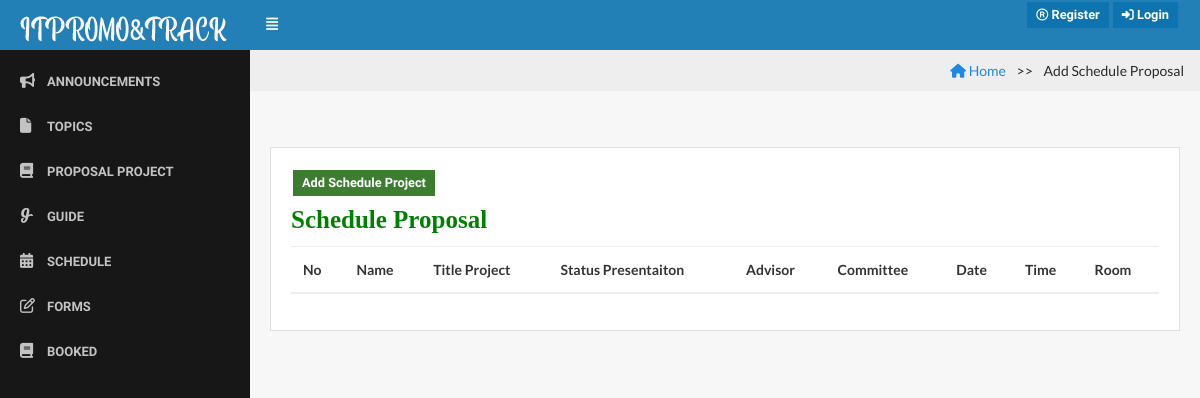
The app's page /index.php?page=add_schedule_project, older data.
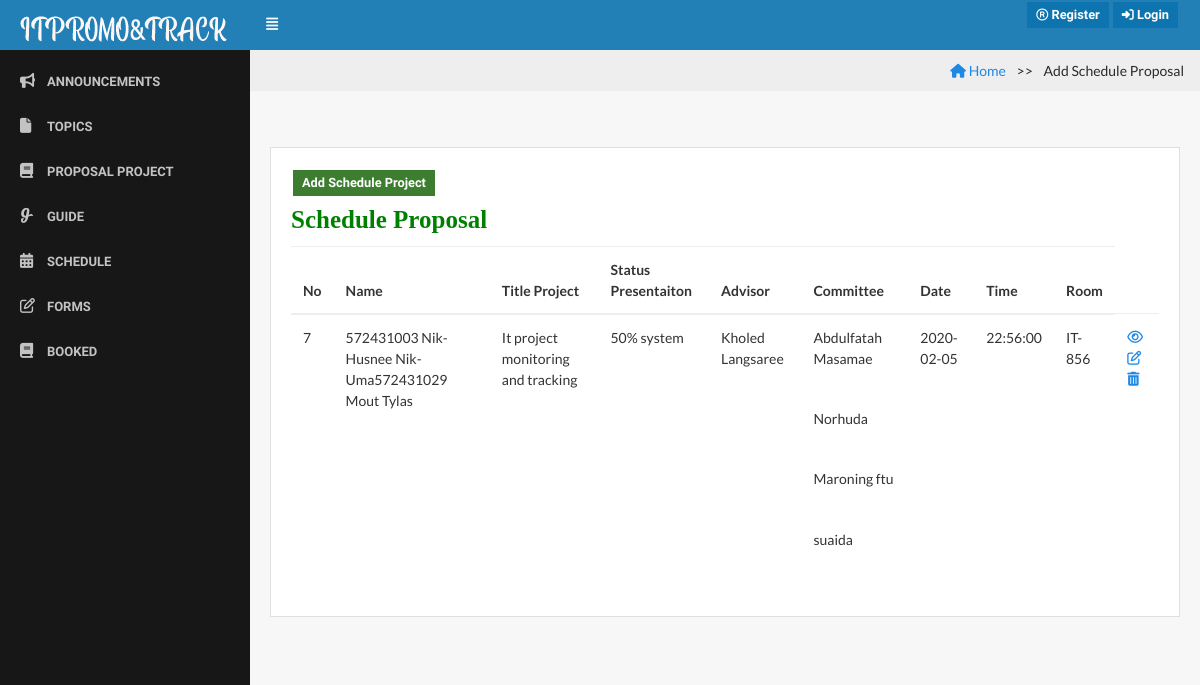
The same page, newer data.
### tables this page shows
CREATE TABLE `schedule` (
  `schedule_id` int(11) NOT NULL,
  `schedule_topic` varchar(255) NOT NULL,
  `schedule_type` enum('1','2') NOT NULL COMMENT '1=Proposal,2=Project',
  `schedule_room` varchar(10) NOT NULL,
  `schedule_time` time NOT NULL,
  `schedule_date` date NOT NULL,
  `schedule_status` varchar(255) NOT NULL,
  `writer` int(20) NOT NULL,
  `group_id` int(20) NOT NULL
);

CREATE TABLE `advisergroup` (
  `advisergroup_id` int(11) NOT NULL,
  `advisergroup_topic` varchar(255) DEFAULT NULL,
  `advisergroup_status` enum('0','Waiting','Approve') NOT NULL DEFAULT 'Waiting',
  `member_id` int(11) NOT NULL,
  `group_id` int(11) NOT NULL,
  `admin_id` varchar(20) NOT NULL
);

CREATE TABLE `member` (
  `member_id` int(11) NOT NULL,
  `member_idcard` int(30) NOT NULL,
  `member_username` varchar(255) NOT NULL,
  `member_fullname` varchar(255) NOT NULL,
  `member_password` varchar(255) NOT NULL,
  `member_pos` enum('Lecturer','Student','Officer') NOT NULL COMMENT '1=Lecturer, 3=Student, 4=Officer',
  `member_phone` varchar(255) NOT NULL,
  `member_email` varchar(255) NOT NULL,
  `member_gender` enum('Male','Female') NOT NULL COMMENT 'm=Male, f=female',
  `admin_id` int(20) NOT NULL COMMENT 'Foreign Key to tb_admin',
  `group_id` int(20) DEFAULT NULL
);

CREATE TABLE `committeegroup` (
  `committeegroup_id` int(11) NOT NULL,
  `member_id` int(11) NOT NULL,
  `group_id` int(11) NOT NULL,
  `status_presentation` enum('','Pass','No') NOT NULL,
  `comment` varchar(5000) NOT NULL,
  `status_project` enum('','Pass','No') NOT NULL,
  `comment_project` varchar(255) NOT NULL
);

### admin/add_schedule_project.php (the view, shortened to what the changed rows need)
<!DOCTYPE html>
<html>
<head>
  <div class="content">
    <div class="row">
      <div class="col-lg-12">
        <div class="card">
          <div class="card-block">
                            <?php
                include '../menu/connect.php';
                ?>
            <?php
        $sql = "SELECT schedule.*, partnergroup.group_id,partnergroup.group_number,member.member_fullname,schedule.writer,schedule.group_id,advisergroup.group_id,advisergroup.advisergroup_topic FROM schedule
                     LEFT JOIN advisergroup ON schedule.group_id = advisergroup.advisergroup_id
                   LEFT JOIN partnergroup ON schedule.group_id = partnergroup.group_id
                        LEFT JOIN member ON schedule.writer = member.member_id
                      WHERE   schedule.schedule_type ='2'
                        ORDER BY schedule.schedule_id";
        ?>
            <table class="display datatable table table-stripped" cellspacing="0" width="100%">
              <thead>
                <tr>
                  <th>No</th>
                  <th>Name</th>
                  <th>Title Project</th>
                  <th>Status Presentaiton</th>
                  <th>Advisor</th>
                  <th>Committee</th>
                  <th>Date</th>
                  <th>Time</th>
                  <th>Room</th>
                </tr>
              </thead>
              <?php
     if($result = $db->query($sql)){
             while($objResult = $result->fetch_object()){
            ?>
              <tbody>
                <tr>
                  <td class="text-left"><?php echo $objResult->schedule_id; ?></td>
                  <td class="text-left"><?php echo get_member_list1($objResult->group_id); ?></td>
                  <td class="text-left"><?php echo $objResult->advisergroup_topic; ?></td>
                  <td class="text-left"><?php echo $objResult->schedule_status ?></td>
                  <td class="text-left"><?php echo get_advisor($objResult->group_id); ?></td>
                  <td class="text-left"><?php echo get_committee($objResult->group_id); ?></td>
                  <td class="text-left"><?php echo $objResult->schedule_date ?></td>
                  <td class="text-left"><?php echo $objResult->schedule_time; ?></td>
                  <td class="text-left"><?php echo $objResult->schedule_room ?></td>
                  <td>
                    <a href="delete/check_delete.php?id=<?php echo $objResult->topic_id;?>" title="Confirm"
                      onclick="return confirm('<?php echo $objResult->topic_topic;?>')"> <i class="fa fa-eye"
                        aria-hidden="true"></i></a>
                    <a href="delete/check_delete.php?id=<?php echo$objResult->topic_id;?>" title="Confirm"
                      onclick="return confirm('<?php echo  $objResult->topic_topic;?>')"> <i class="fa fa-edit"
                        aria-hidden="true"></i>
                      <a href="delete/check_delete.php?id=<?php echo $objResult->topic_id;?>" title="Confirm"
                        onclick="return confirm('<?php echo $objResult->topic_topic;?>')"> <i class="fa fa-trash"
                          aria-hidden="true"></i>
                  </td>
                </tr>
                <?php
                 }
               }
                   ?>
              </tbody>
            </table>
          </div>
        </div>
      </div>
    </div>
  </div>
  </body>
</html>

### index.php (shortened to what the changed rows need)
<?php
require 'menu/connect.php';
include('menu/function.php');
?>
<!DOCTYPE HTML>
<html>
<head>
  <link rel="stylesheet" href="lib/css/jquery.dataTables.min.css">
  <link rel="stylesheet" href="assets/css/bootstrap.css">
  <link rel="stylesheet" href="assets/css/core.css">
  <link rel="stylesheet" href="assets/css/components.css">
  <link rel="stylesheet" href="assets/icons/fontawesome/styles.min.css">
  <link rel="stylesheet" href="lib/css/chartist.min.css">
</head>
<body>
  <nav class="navbar navbar-toggleable-md">
    <a class="navbar-brand logo" href="?page=homepage">
      <img src="assets/img/logo.png" >
    </a>
  </nav>
  <div class="page-container">
    <div class="page-content">
      <div class="content-wrapper">
        <?php include('page_link.php'); ?>
</body>
</html>

### menu/function.php (shortened to what the changed rows need)
<?php
function get_advisor($group_id){
require 'connect.php';
$sql = "SELECT advisergroup.member_id, member.member_fullname,advisergroup.advisergroup_topic FROM advisergroup
LEFT JOIN member ON advisergroup.member_id = member.member_id
					WHERE advisergroup.group_id = '$group_id' AND advisergroup.advisergroup_status = 'Approve'";
	if($rs = $db->query($sql)){
		if($row = $rs->fetch_object()){
			return $row->member_fullname;
		}
	}else{
		echo $db->error;
		$db->close();
	}
}
function get_committee($group_id){
require 'connect.php';
	$rows = "";
	$sql = "SELECT committeegroup.committeegroup_id, member.member_fullname FROM committeegroup
					LEFT JOIN member ON committeegroup.member_id = member.member_id
					WHERE committeegroup.group_id = '$group_id'";
	if($rs = $db->query($sql)){
		while($row = $rs->fetch_object()){
			$rows .= "<p>".$row->member_fullname." <a href='admin/sql_removecommittee.php?id=".$row->committeegroup_id."' title='Remove this committee' onclick='return confirm_removecommittee()' class='btn btn-link btn-xs'><i class='glyphicon glyphicon-remove'></i></a></p>";
		}
		return $rows;
	}else{
		echo $db->error;
		$db->close();
	}
}
function get_member_list1($group_id){
	$rows = "";
require 'connect.php';
  $sql = "SELECT member_fullname, member_idcard FROM member WHERE group_id = '$group_id'";
	if($rs = $db->query($sql)){
		if($rs->num_rows > 0){
			while($row = $rs->fetch_object()){
        $rows .= "".$row->member_idcard." ".$row->member_fullname."";
			}
		}else{
		}
		return $rows;
	}else{
		echo $db->error;
		$db->close();
	}
}
?>

Row changes from the older to the newer data that the page shows:
added schedule: schedule_id "7", group_id "572431003 Nik-Husnee Nik-Uma572431029 Mout Tylas", advisergroup.advisergroup_topic "It project monitoring and tracking", schedule_status "50% system", advisergroup.group_id "Kholed Langsaree", schedule_date "2020-02-05", schedule_time "22:56:00", schedule_room "IT-856"
now on this page (row edited): committeegroup: member.member_fullname "Abdulfatah Masamae"
now on this page (row edited): committeegroup: member.member_fullname "Norhuda"
now on this page (row edited): committeegroup: member.member_fullname "Maroning ftu"
now on this page (row edited): committeegroup: member.member_fullname "suaida"
